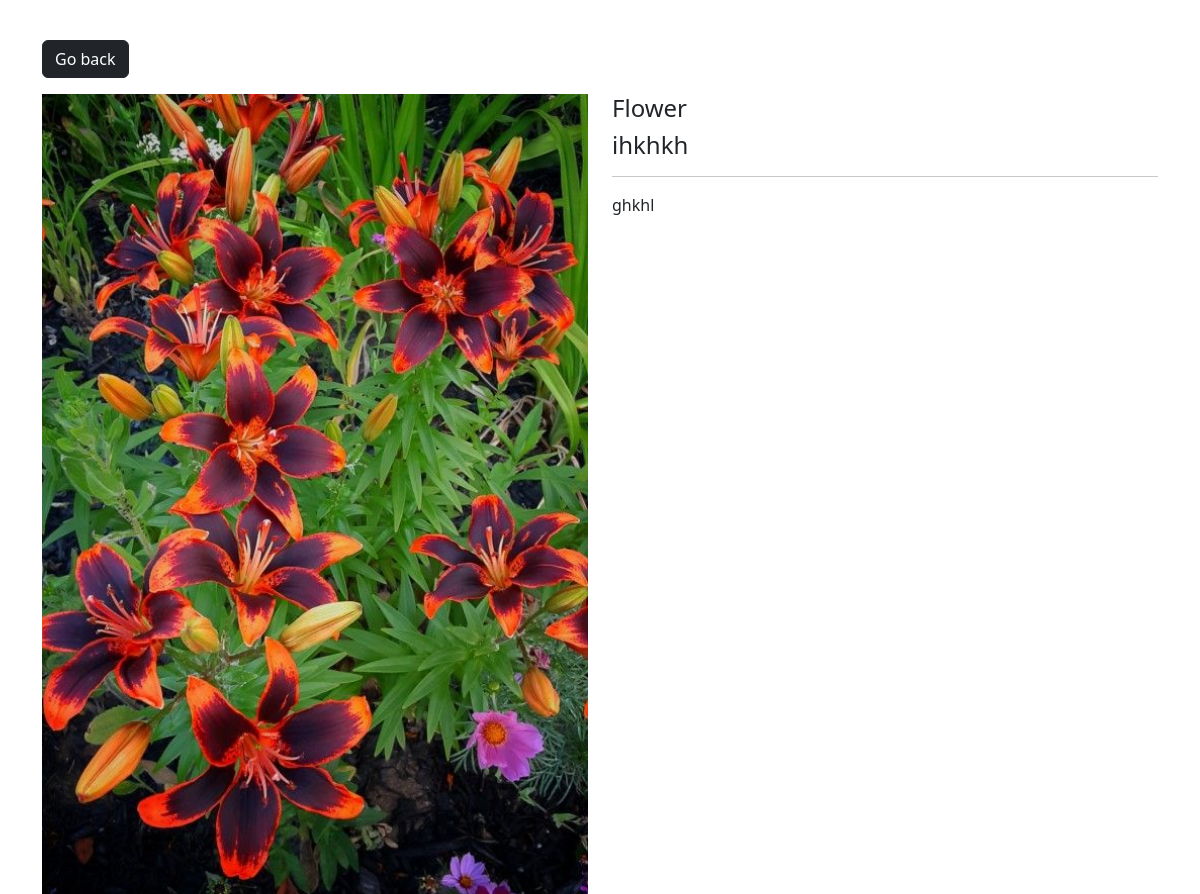
The app's page /photo/94/ (signed in) with its own data.
### myapp/models.py (models this page shows, shortened)
class Photo(models.Model):
     category = models.ForeignKey(Category, on_delete=models.SET_NULL, null=True)
     title = models.CharField(max_length=100, null=True, blank=True)
     image = models.ImageField(null=False, blank=False)
     description = models.TextField()
     created=models.DateTimeField(auto_now=True,null=True)
     updated=models.DateTimeField(auto_now=True,null=True)

class Category(models.Model):
     user = models.ForeignKey(User, on_delete=models.SET_NULL, null=True, blank=True)
     name = models.CharField(max_length=100,   null=False, blank=False)
     def __str__(self):
          return self.name

### myapp/views.py (the view)
# urls.py: path('photo/<str:pk>/', views.viewPhoto, name= "photo"),
@login_required(login_url='login')
def viewPhoto(request, pk):
     photo = Photo.objects.get(id=pk)
     context = {
          'photo':photo
     }
     return render(request, 'photos/photo.html', context)

### myapp/templates/photos/photo.html (shortened to what this page needs)
<!DOCTYPE html>
<html lang="en">
<head>
     <link href="https://cdn.jsdelivr.net/npm/bootstrap@5.3.1/dist/css/bootstrap.min.css" rel="stylesheet">
</head>
<body class="m-4">
     <div class="container">
          <div class="row justify-content-center">
               <div class="col">
                    <a href="{% url 'gallary' %}" class="btn btn-dark my-3">Go back</a>
                    <div style="height: 90vh;">
                         <div class="row">
                              <div class="col-lg-6 col-md-12">
                                   <img src="{{ photo.image.url }}" alt="" class="image-thumbail">
                              </div>
                              <div class="col-lg-6 col-md-12">
                                   <h4>{{ photo.category}}</h4>
                                   <h4>  {{ photo.title}}</h4>
                                   <hr>
                                   <p>{{ photo.description|safe}}</p>
                              </div>
                         </div>
                    </div>
               </div>
          </div>
     </div>
</body>
</html>

### myapp/templates/photos/photo.html (style rules this page uses)
.image-thumbail { height: 800px; width: 100%; object-fit: cover; }

### records on screen
Photo: image (picture), category "Flower", title "ihkhkh", description "ghkhl"
